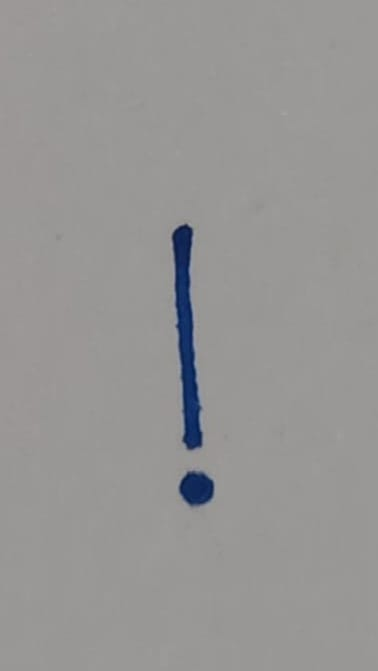
#> input picture Stage1_scans/!.jpg, 378 x 671 px, found by its file name; its folder holds only this picture in this run
$ python extract_strokes.py
#> lines starting #> are read from the running program, lines starting #| are printed output that depends on the picture; after the words box and inside, x2 and y2 are one past the last pixel; in counts of white or black regions, pixels touching at a corner belong together
import cv2
import numpy as np
import json
import os
from skimage.morphology import skeletonize

INPUT_DIR = 'Stage1_scans'
OUTPUT_DIR = 'stroke_library'

def sort_points(points):
    """Sorts points so the pen follows a logical path (Nearest Neighbor)."""
    if not points: return []
    sorted_points = [points.pop(0)]
    while points:
        last_pt = sorted_points[-1]
        dists = np.sum((np.array(points) - last_pt)**2, axis=1)
        closest_idx = np.argmin(dists)
        if dists[closest_idx] > 50:
             break
        sorted_points.append(points.pop(closest_idx))
    return sorted_points, points

def extract_letter_data(image_path, letter_name):
#> called with image_path = 'Stage1_scans/!.jpg', letter_name = '!'
    img = cv2.imread(image_path, 0)
#> img: shape (671, 378); min 22, max 162, mean 149.8
    if img is None:
        print(f"Skipping {image_path}: Could not read image.")
        return None

    _, binary = cv2.threshold(img, 127, 255, cv2.THRESH_BINARY_INV)
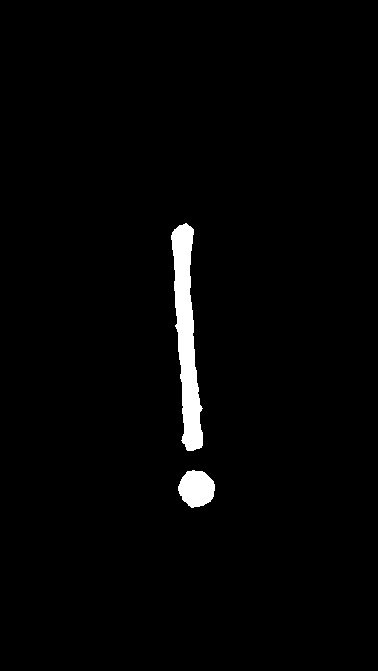
#> binary: shape (671, 378); 1.9% white; 2 white regions, box (x1, y1, x2, y2) and area: (171, 223, 203, 451) 3874, (178, 470, 215, 508) 1050

    h, w = binary.shape
#> h = 671; w = 378
    margin = 10
    if h > 2*margin and w > 2*margin:
        binary = binary[margin:h-margin, margin:w-margin]
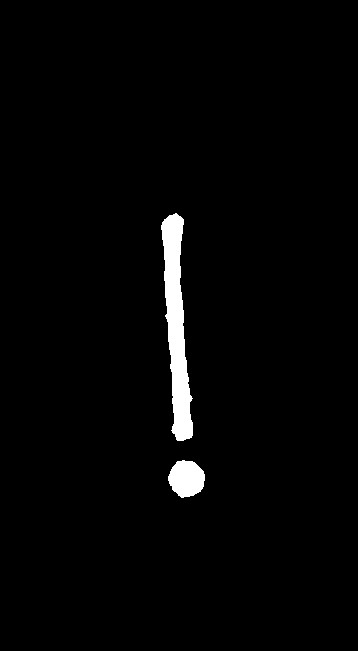
#> binary: shape (651, 358); 2.1% white; 2 white regions, box (x1, y1, x2, y2) and area: (161, 213, 193, 441) 3874, (168, 460, 205, 498) 1050

    skeleton = skeletonize(binary / 255).astype(np.uint8)
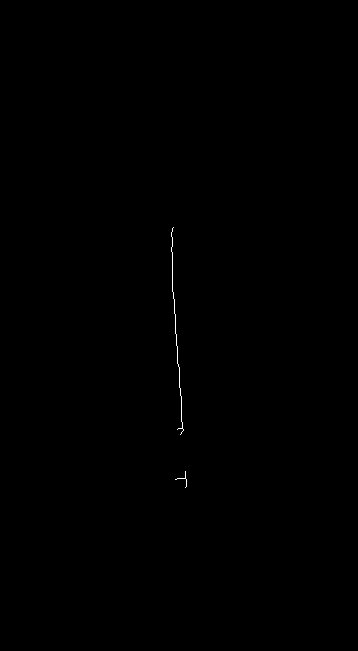
#> skeleton: shape (651, 358); values 0 (black) and 1 (white), 0.1% white in thin lines or dots, all inside (x1, y1, x2, y2) = (171, 227, 187, 488)

    y_indices, x_indices = np.where(skeleton > 0)
#> y_indices = 240 values from 227 to 487; x_indices = 240 values, max 186 at index 231, min 171 at index 5, mean 176.8
    points = [[int(x), int(y)] for x, y in zip(x_indices, y_indices)]
#> points = 240 pairs, first value 171 to 186, second value 227 to 487
    all_strokes = []
    remaining_points = points
#> remaining_points has the same summary as points
    while len(remaining_points) > 15:
        stroke, remaining_points = sort_points(remaining_points)
        if len(stroke) > 10:
            all_strokes.append(stroke)
#> this loop made 2 passes
#> after the loop, all_strokes = 2 items

    return {letter_name: all_strokes}

if not os.path.exists(OUTPUT_DIR):
    os.makedirs(OUTPUT_DIR)

for file in os.listdir(INPUT_DIR):
    if file.endswith(('.jpg', '.png', '.jpeg')):
        name = file.split('.')[0]
        print(f"Processing letter: {name}...")

        result = extract_letter_data(os.path.join(INPUT_DIR, file), name)

        if result and result[name]:
            output_path = os.path.join(OUTPUT_DIR, f"{name}_strokes.json")
            with open(output_path, 'w') as f:
                json.dump(result, f, indent=2)

print("\nAll done! Now run normalize_library.py to fix the sizes.")
